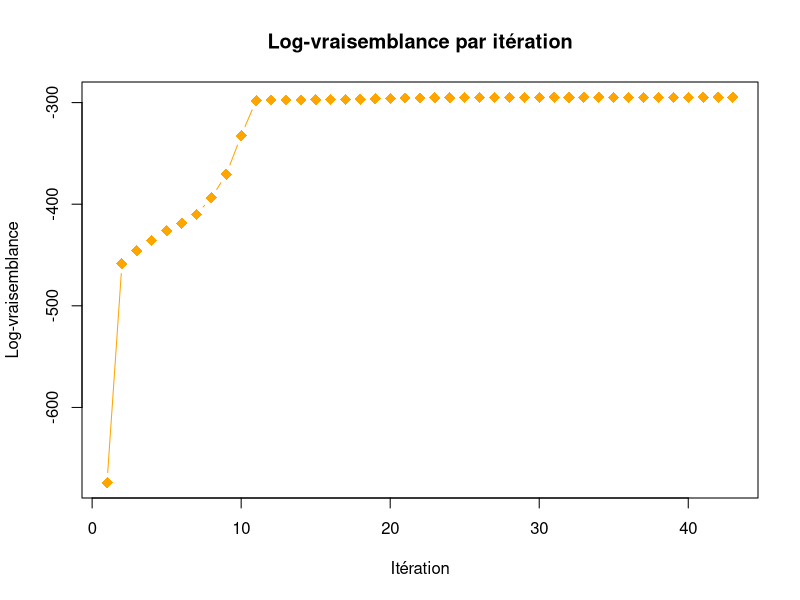

This figure's R source:
library(mvtnorm) # Pour dmvnorm au lieu de ma fonction faite maison

log_sum_exp <- function(x) {
  maximum <- max(x)
  return(maximum + log(sum(exp(x - maximum))))
}

GMM_init <- function(x, k, lambda = 1e-6) {
  n <- nrow(x)
  d <- ncol(x)
  
  if (k <= 0 || k > n) {
    stop("Le nombre de groupes k doit être compris entre 1 et n.")
  }
  
  # Proportions de mélange aléatoires
  p <- rgamma(k, shape = 1, rate = 1)
  p <- p / sum(p)
  
  # Moyennes initiales : k observations choisies aléatoirement
  mu <- x[sample(seq_len(n), k, replace = FALSE), , drop = FALSE]
  
  # Matrices de covariance initiales
  Sigma <- array(0, dim = c(d, d, k))
  
  # Covariance globale
  S <- cov(x)
  
  # Régularisation de la covariance globale
  S <- S + lambda * diag(d)
  
  for (j in seq_len(k)) {
    Sigma[, , j] <- S
  }
  
  return(list(p = p, mu = mu, Sigma = Sigma))
}

GMM_log_vraisemblance <- function(x, p, mu, Sigma) {
  n <- nrow(x)
  k <- length(p)
  log_vraisemblance <- 0
  
  for (i in seq_len(n)) {
    log_prob <- numeric(k)
    
    for (j in seq_len(k)) {
      # Calcul sur l'échelle logarithmique pour éviter les problèmes numériques
      log_prob[j] <- log(p[j]) + dmvnorm(x[i, ], mean = mu[j, ], sigma = Sigma[, , j], log = TRUE)
    }
    
    log_vraisemblance <- log_vraisemblance + log_sum_exp(log_prob)
  }
  
  return(log_vraisemblance)
}

GMM_E_step <- function(x, p, mu, Sigma) {
  n <- nrow(x)
  k <- length(p)
  
  # Matrice des t_ik
  t_ik <- matrix(0, nrow = n, ncol = k)
  
  for (i in seq_len(n)) {
    # Calcul des probabilités sur l'échelle logarithmique
    log_prob <- numeric(k)
    
    for (j in seq_len(k)) {
      log_prob[j] <- log(p[j]) + dmvnorm(x[i, ], mean = mu[j, ], sigma = Sigma[, , j], log = TRUE)
    }
    
    # Normalisation avec log-sum-exp
    log_denominator <- log_sum_exp(log_prob)
    t_ik[i, ] <- exp(log_prob - log_denominator)
  }
  
  return(t_ik)
}

regularisation_covariance <- function(Sigma, lambda = 1e-6) {
  d <- nrow(Sigma)
  return(Sigma + lambda * diag(d))
}

GMM_M_step <- function(x, t_ik, lambda = 1e-6) {
  n <- nrow(x)
  d <- ncol(x)
  k <- ncol(t_ik)
  
  # Nombre effectif d'observations dans chaque groupe
  N_k <- colSums(t_ik)
  
  if (any(N_k < 1e-8)) {
    warning("Un ou plusieurs groupes ont presque aucune observation.")
  }
  
  # Probabilités de mélange
  p <- N_k / n
  
  # Moyennes
  mu <- matrix(0, nrow = k, ncol = d)
  
  for (j in seq_len(k)) {
    if (N_k[j] < 1e-8) {
      # Réinitialisation de la moyenne d'un groupe presque vide
      mu[j, ] <- x[sample(seq_len(n), 1), , drop = TRUE]
    } else {
      mu[j, ] <- colSums(t_ik[, j] * x) / N_k[j]
    }
  }
  
  # Matrices de covariance
  Sigma <- array(0, dim = c(d, d, k))
  
  for (j in seq_len(k)) {
    if (N_k[j] < 1e-8) {
      # Utilisation de la covariance globale pour un groupe vide
      Sigma[, , j] <- cov(x) + lambda * diag(d)
    } else {
      # Centrage des observations autour de mu_j
      centered <- sweep(x, 2, mu[j, ], "-")
      
      # Calcul de la covariance pondérée
      Sigma[, , j] <- t(centered) %*% (centered * t_ik[, j]) / N_k[j]
      
      # Régularisation de la covariance
      Sigma[, , j] <- regularisation_covariance(Sigma[, , j], lambda = lambda)
    }
  }
  
  return(list(p = p, mu = mu, Sigma = Sigma))
}

GMM_EM <- function(x, k, max_iter = 100, tolerance = 1e-6, lambda = 1e-6) {
  # Vérification des données
  if (!is.matrix(x)) {
    stop("x doit être une matrice.")
  }
  
  if (any(!is.finite(x))) {
    stop("Les données contiennent des valeurs non finies.")
  }
  
  # Initialisation
  parametres <- GMM_init(x, k, lambda = lambda)
  p <- parametres$p
  mu <- parametres$mu
  Sigma <- parametres$Sigma
  iterations_a_tracer <- c()
  
  # Log-vraisemblance initiale
  log_vraisemblance_precedente <- GMM_log_vraisemblance(x, p, mu, Sigma)
  
  print(paste("Itération 0 - log-vraisemblance :", log_vraisemblance_precedente))
  iterations_a_tracer <- c(iterations_a_tracer, log_vraisemblance_precedente)
  
  # Boucle EM
  for (iter in seq_len(max_iter)) {
    # Expectation
    t_ik <- GMM_E_step(x, p, mu, Sigma)
    
    # Maximisation
    nouveaux_parametres <- GMM_M_step(x, t_ik, lambda = lambda)
    p <- nouveaux_parametres$p
    mu <- nouveaux_parametres$mu
    Sigma <- nouveaux_parametres$Sigma
    
    # Log-vraisemblance
    log_vraisemblance <- GMM_log_vraisemblance(x, p, mu, Sigma)
    
    print(paste("Itération", iter, "- log-vraisemblance :", log_vraisemblance))
    iterations_a_tracer <- c(iterations_a_tracer, log_vraisemblance)
    
    # Vérification numérique
    if (!is.finite(log_vraisemblance)) {
      stop(paste("La log-vraisemblance n'est pas finie à l'itération", iter))
    }
    
    # Vérification de la monotonie de la log-vraisemblance
    difference <- log_vraisemblance - log_vraisemblance_precedente
    
    if (difference < -1e-8) {
      warning(paste("La log-vraisemblance a diminué à l'itération", iter))
    }
    
    # Convergence
    difference_absolue <- abs(difference)
    
    if (difference_absolue < tolerance) {
      print(paste("Convergence atteinte à l'itération", iter))
      break
    }
    
    log_vraisemblance_precedente <- log_vraisemblance
  }
  
  # Graphique de convergence
  plot(iterations_a_tracer, col = "orange", pch = 18, cex = 1.5, type = "b", main = "Log-vraisemblance par itération", xlab = "Itération", ylab = "Log-vraisemblance")
  
  return(list(p = p, mu = mu, Sigma = Sigma, t_ik = t_ik, log_vraisemblance = log_vraisemblance, iterations = iter))
}

main <- function() {
  # Chargement des données Iris
  data(iris)
  
  # Sélection des quatre variables numériques
  # Species n'est pas utilisée par l'algorithme EM
  x <- as.matrix(iris[, 1:4])
  
  # Standardisation des données
  x <- scale(x)
  
  # Nombre de groupes
  k <- 3
  
  # Exécution de l'algorithme EM
  resultat <- GMM_EM(x = x, k = k, max_iter = 100, tolerance = 1e-6, lambda = 1e-6)
  
  # Affichage des paramètres estimés
  print("Proportions de mélange :")
  print(resultat$p)
  
  print("Moyennes :")
  print(resultat$mu)
  
  print("Matrices de covariance :")
  print(resultat$Sigma)
  
  # Attribution de chaque observation au groupe ayant la plus grande probabilité a posteriori
  z <- max.col(resultat$t_ik)
  
  print("Groupes attribués :")
  print(z)
  
  # Taille des groupes
  print("Taille des groupes :")
  print(table(z))
  
  # Comparaison avec les espèces Iris
  # Les noms des groupes sont arbitraires
  print("Table de contingence entre groupes et espèces :")
  print(table(Groupe = z, Espece = iris$Species))
  
  return(resultat)
}

main()
